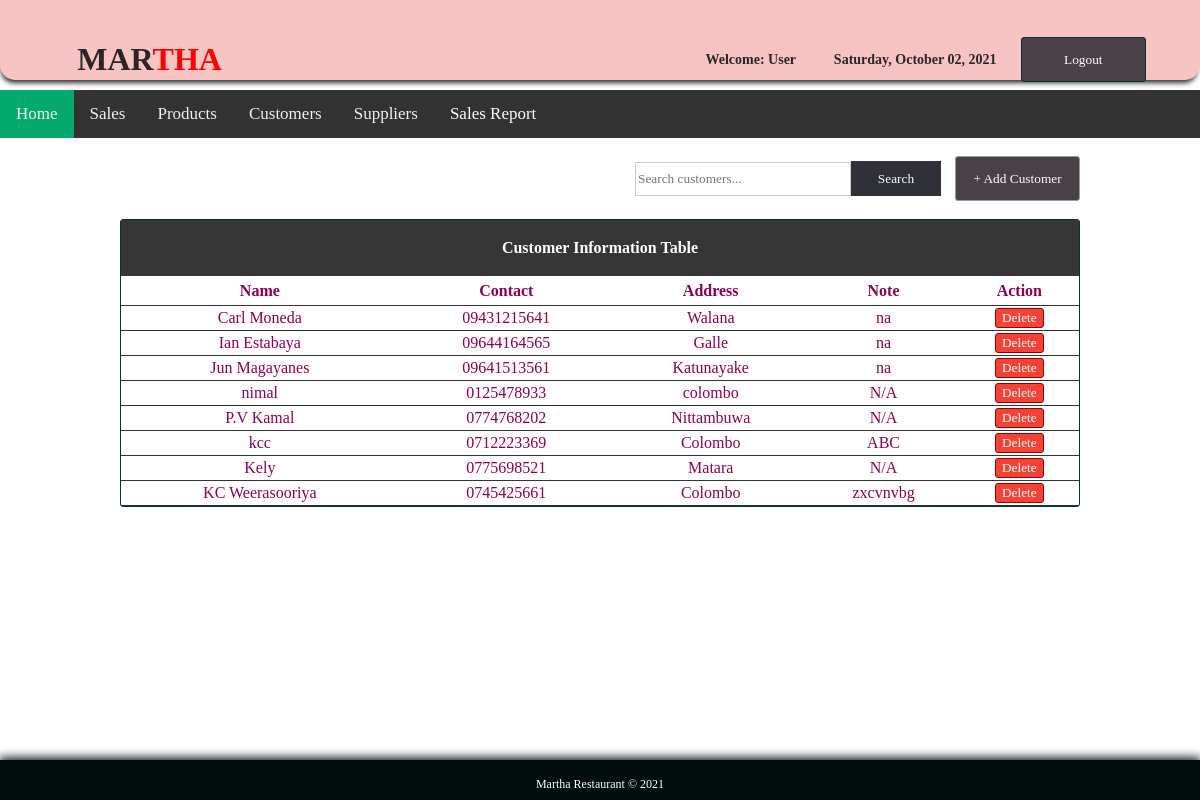
/customers.php (signed in), run on the app's committed database.
### tables this page shows
CREATE TABLE `customers` (
  `id` int(11) NOT NULL,
  `name` varchar(100) NOT NULL,
  `contact` varchar(100) NOT NULL,
  `address` varchar(100) NOT NULL,
  `note` varchar(100) NOT NULL
);

### customers.php (the view, shortened to what this page needs)
<!DOCTYPE html
    PUBLIC "-//W3C//DTD XHTML 1.0 Transitional//EN" "http://www.w3.org/TR/xhtml1/DTD/xhtml1-transitional.dtd">
<html xmlns="http://www.w3.org/1999/xhtml">
<head>
</head>
<link rel="stylesheet" type="text/css" href="css/css1.css">
<body>
    <div id="container">
        <div id="header">
            <table cellspacing="0" width="100%" border="0" cellpadding="20px">
                <tr>
                    <td width="56%">
                        <table width="41%" border="0" cellspacing="0" cellpadding="0">
                            <tr>
                                <th scope="col">
                                    <h1>MAR<span style="color:red;">THA</span></h1>
                                </th>
                        </table>
                    </td>
                    <td style="font-size:14px;">
                        <table width="93%" border="0" cellspacing="0" cellpadding="0">
                            <tr>
                                <th scope="col">Welcome: <?php echo $_SESSION['access'];?></th>
                                <th scope="col"><?php
			$Today = date('y:m:d',time());
			$new = date('l, F d, Y', strtotime($Today));
			echo $new;
			?></th>
                                <th scope="col" width="20px"><a href="logout.php">
                                        <input type="button" id="btnadd" value="Logout" align="middle" />
                                    </a></th>
                            </tr>
                        </table>
                    </td>
                </tr>
            </table>
        </div>
        <br><br><br><br><br>
        <div class="topnav" id="myTopnav">
            <a href="index.php" class="active">Home</a>
            <a href="sales.php">Sales</a>
            <a href="products.php">Products</a>
            <a href="customers.php">Customers</a>
            <a href="supplier.php">Suppliers</a>
            <div class="dropdown">
                <button class="dropbtn">Sales Report
                </button>
            </div>
        </div>
        <br>
        <table width="80%" border="0" align="center" cellpadding="0" cellspacing="0">
            <tr>
                <td width="750" align="right">
                    <form action="result_customer.php" method="get" ecntype="multipart/data-form">
                        <input type="text" name="query"
                            style="border:1px solid #CCC; color: #333; width:210px; height:30px; font-family: 'Sans Serif MS', cursive;"
                            placeholder="Search customers..." /><input type="submit" id="btnsearch" value="Search"
                            name="search" />
                    </form>
                </td>
                <td width="127" height="37" align="right">
                    <a href="javascript:void(0)" onclick="toggle_visibility('popup-box1')"><input type="button"
                            style="border:1px solid #999; background: #999; height:45px; background: rgb(73, 64, 72); width:125px; color:#FFF; border-radius:3px; font-family: 'Comic Sans MS', cursive;"
                            value="+ Add Customer" /></a>
                </td>
            </tr>
        </table>
        <br>
        <tr>
            <td>
                <table border="0" cellpadding="0" cellspacing="0" align="center" width="80%"
                    style="border:1px solid #033; color:#8c0052;">
                    <tr>
                        <th colspan="6" align="center" height="55px"
                            style="border-bottom:1px solid #363636; background: #363636; color:#FFF;"> Customer
                            Information Table</th>
                    </tr>
                    <tr height="30px">
                        <th style="border-bottom:1px solid #333;"> Name </th>
                        <th style="border-bottom:1px solid #333;"> Contact </th>
                        <th style="border-bottom:1px solid #333;"> Address </th>
                        <th style="border-bottom:1px solid #333;"> Note </th>
                        <th style="border-bottom:1px solid #333;"> Action </th>
                    </tr>
                    <?php
require('config.php');
$query="SELECT * FROM customers";
$result=mysqli_query($db_link, $query);
while ($row=mysqli_fetch_array($result)){?>
                    <tr align="center" style="height:25px">
                        <td style="border-bottom:1px solid #333;"> <?php echo $row['name']; ?> </td>
                        <td style="border-bottom:1px solid #333;"> <?php echo $row['contact']; ?> </td>
                        <td style="border-bottom:1px solid #333;"> <?php echo $row['address']; ?> </td>
                        <td style="border-bottom:1px solid #333;"> <?php echo $row['note']; ?> </td>
                        <td style="border-bottom:1px solid #333;">
                            <a href="delete_customer.php?id=<?php echo md5($row['id']);?>"><input type="button"
                                    value="Delete"
                                    style="width:15; height:20; color:#FFF; font-family: 'Comic Sans MS', cursive; background: #f44336; border:1px solid #900; border-radius:3px;"></a>
                        </td>
                    </tr>
                    <?php
}?>
                </table>
            </td>
        </tr>
        <br><br><br>
        <div id="footer">
            <table border="0" cellpadding="15px" align="center" ;
                style="size: 12px; font-family: 'Comic Sans MS', cursive; color: #FFF; font-size: 12px;">
                <tr>
                    <td>
                        Martha Restaurant &copy; 2021
                    </td>
                </tr>
            </table>
        </div>
    </div>
</body>
</html>

### css/css1.css (style rules this page uses)
html { font-family: "Comic sans MS", cursive; color: rgb(41, 38, 37); height:100%; margin:0; padding:0; -webkit-background-size: cover; -moz-background-size: cover; -o-background-size: cover; background-size: cover; }
body { margin:0; font-size:16px; height:100%; margin:0; padding:0; background:url(../images/bg_food.jpg) no-repeat center fixed; -webkit-background-size: cover; -moz-background-size: cover; -o-background-size: cover; background-size: cover; }
#container { height:100px; width: auto; margin:0 auto; }
#header { box-shadow: -1px 5px 5px -2px #333333; position:fixed; width:100%; height:80px; border-radius:0px 0px 15px 15px; background-color:rgb(247, 195, 195); }
#footer { clear: both; background: rgb(1, 12, 12); height: 40px; width: 100%; position: fixed; left: 0px; bottom: 0px; text-align: center; box-shadow:0px -1px 10px 1px #000; }
#btnsearch { border:1px solid #333; background: rgb(48, 48, 58); height:35px; width:90px; color: #FFF; font-family:"Comic Sans MS", cursive; }
#btnadd { border:1px solid #033; background: rgb(73, 64, 72); border-radius:3px; height:45px; width:125px; color: #FFF; font-family:"Comic Sans MS", cursive; }
a:link { color:#FFF; text-decoration: none; }
table { border-radius:3px; text-align: center; }
.topnav { overflow: hidden; background-color: #333; }
.topnav a { float: left; display: block; color: #f2f2f2; text-align: center; padding: 14px 16px; text-decoration: none; font-size: 17px; }
.active { background-color: #04AA6D; color: white; }
.dropdown { float: left; overflow: hidden; }
.dropdown .dropbtn { font-size: 17px; border: none; outline: none; color: white; padding: 14px 16px; background-color: inherit; font-family: inherit; margin: 0; }

### data on the page
customers: name "Carl Moneda", contact "09431215641", address "Walana", note "na"
customers: name "Ian Estabaya", contact "09644164565", address "Galle", note "na"
customers: name "Jun Magayanes", contact "09641513561", address "Katunayake", note "na"
customers: name "nimal", contact "0125478933", address "colombo", note "N/A"
customers: name "P.V Kamal", contact "0774768202", address "Nittambuwa", note "N/A"
customers: name "kcc", contact "0712223369", address "Colombo", note "ABC"
customers: name "Kely", contact "0775698521", address "Matara", note "N/A"
customers: name "KC Weerasooriya", contact "0745425661", address "Colombo", note "zxcvnvbg"

### other printed values
$_SESSION['access'] "User"
